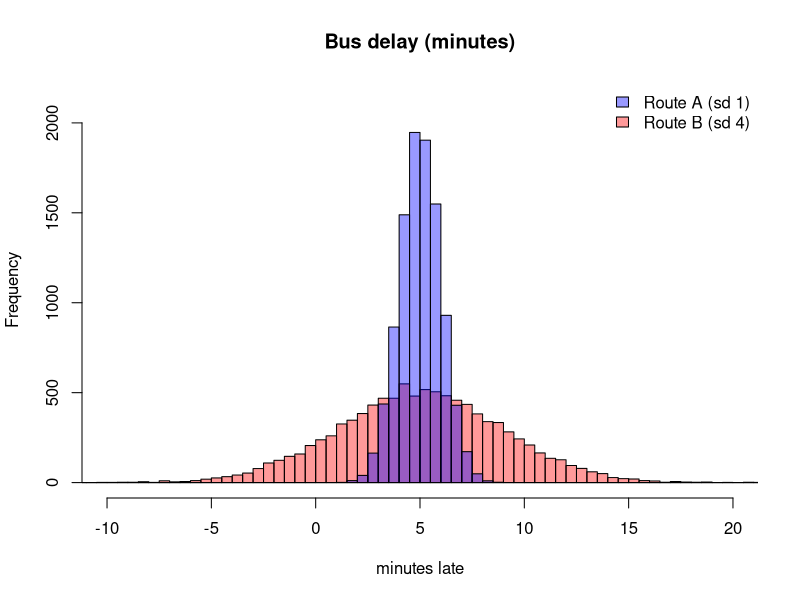
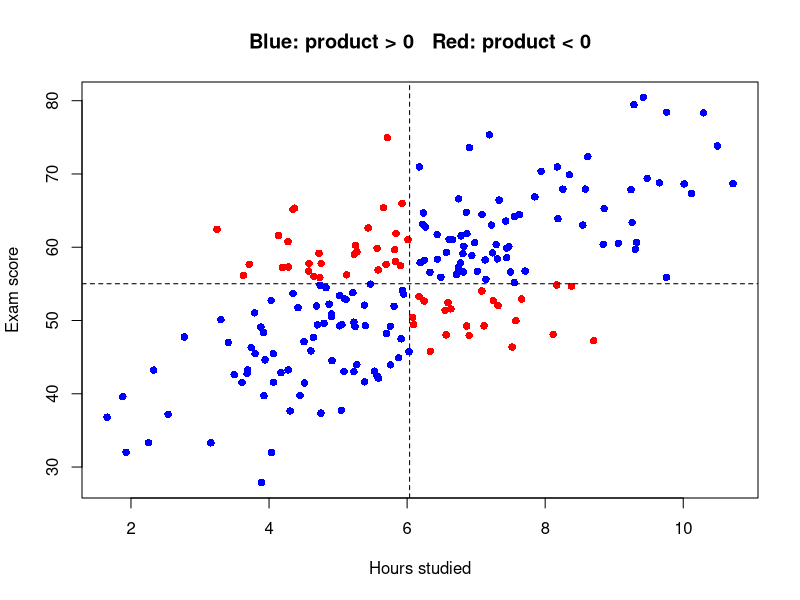
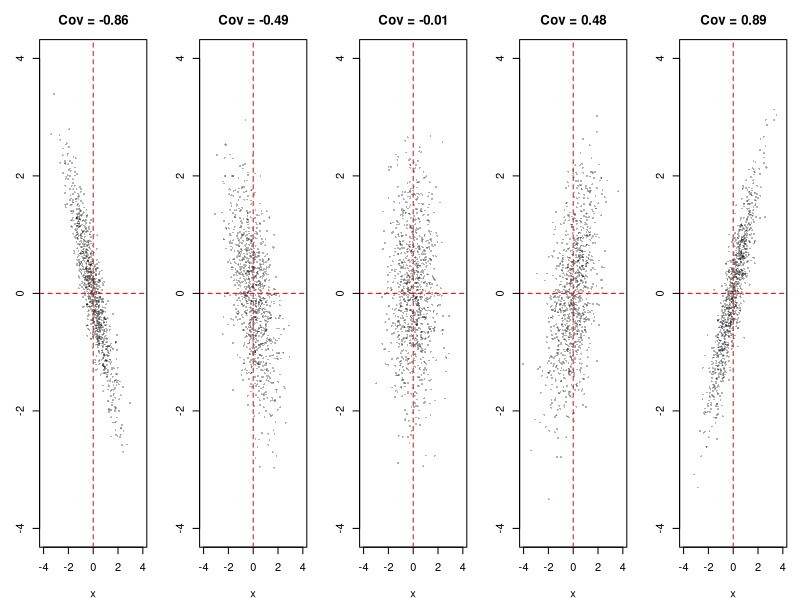
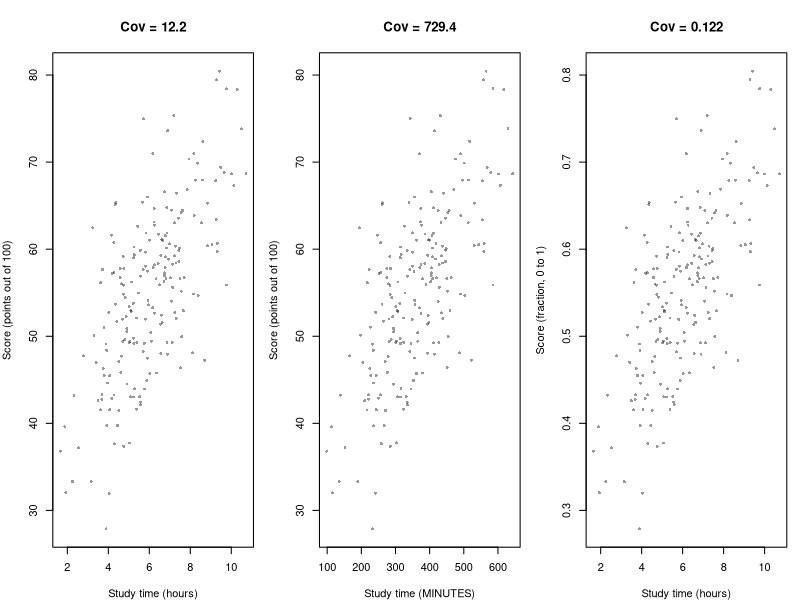
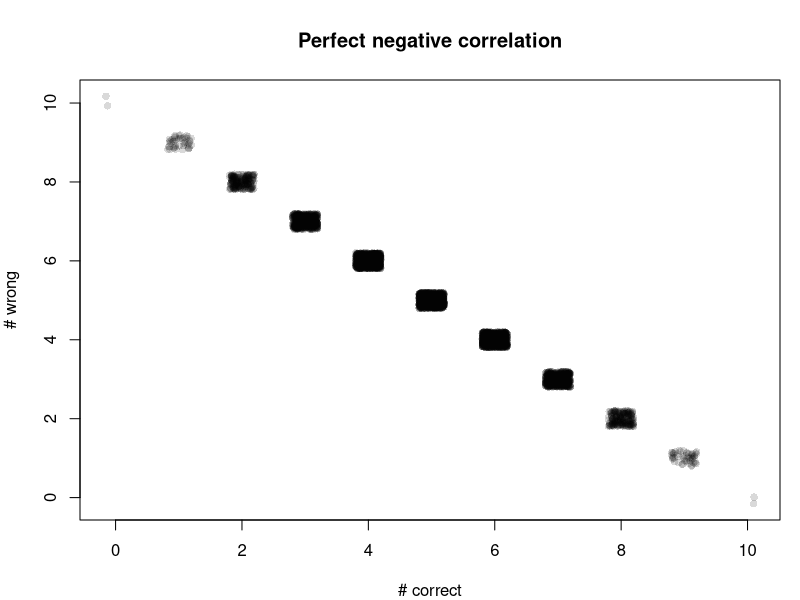
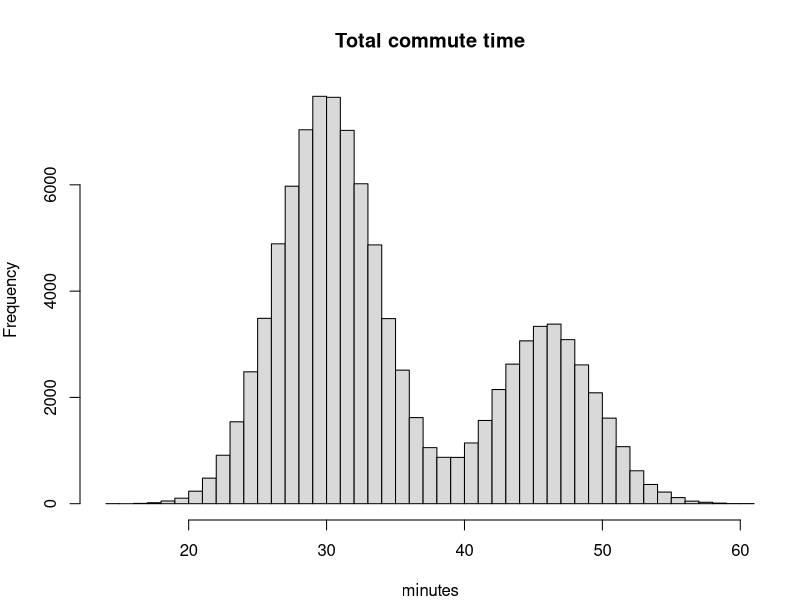
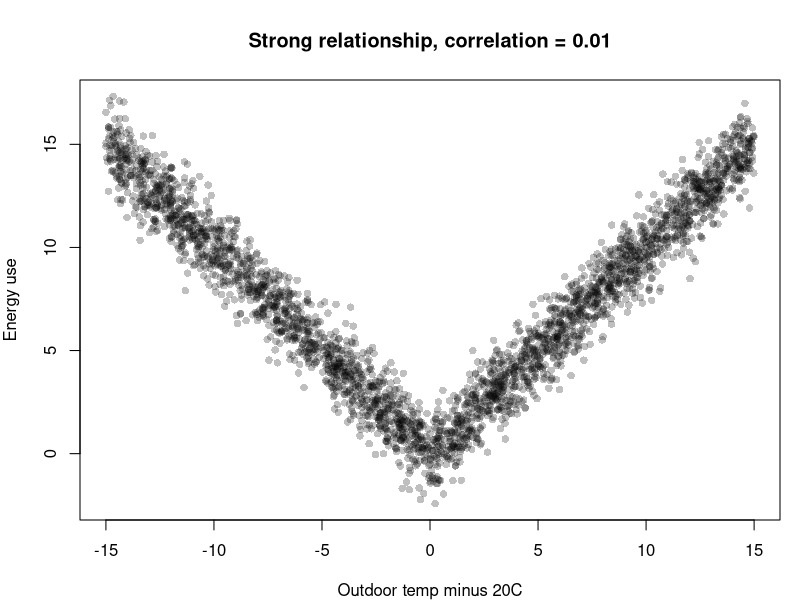
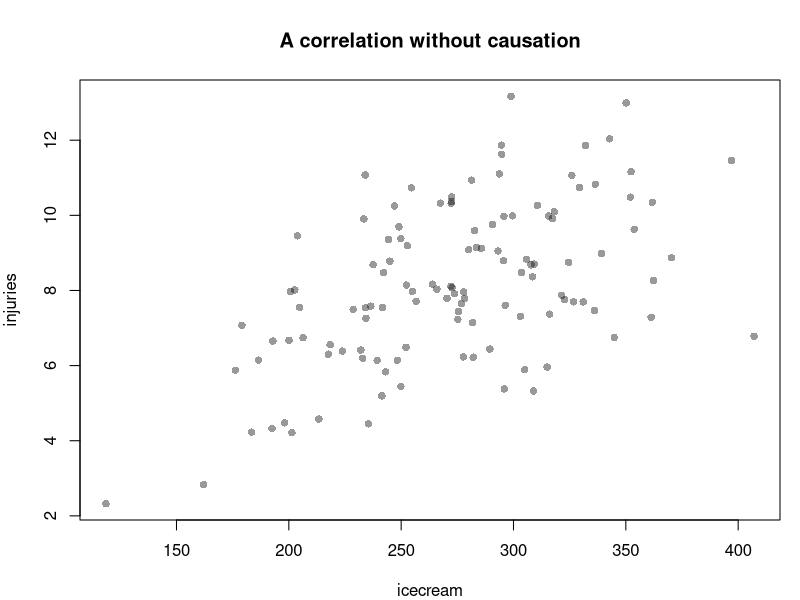

Write the R code that produced these figures, in order.
## ---- chunk 1
knitr::opts_chunk$set(echo = FALSE, fig.width = 6.5, fig.height = 4, fig.align = "center",
                      message = FALSE, warning = FALSE)
set.seed(400)
# helpers that treat a list of equally likely outcomes as the whole population
pop_cov <- function(a, b) mean(a * b) - mean(a) * mean(b)
fmt4 <- function(x) formatC(x, format = "f", digits = 4)   # probabilities: 4 decimal places
pop_cor <- function(a, b) pop_cov(a, b) / sqrt(pop_cov(a, a) * pop_cov(b, b))
## ---- chunk 2
route_A <- rnorm(10000, mean = 5, sd = 1)   # reliable
route_B <- rnorm(10000, mean = 5, sd = 4)   # unpredictable
data.frame(route = c("A", "B"),
           mean = c(mean(route_A), mean(route_B)),
           variance = c(var(route_A), var(route_B)),
           sd = c(sd(route_A), sd(route_B)))
## ---- chunk 3
brks <- seq(-12, 22, by = 0.5)                       # same bins for both routes
hA <- hist(route_A, breaks = brks, plot = FALSE)
hB <- hist(route_B, breaks = brks, plot = FALSE)
hist(route_B, breaks = brks, col = rgb(1, 0, 0, .4), xlim = c(-10, 20),
     ylim = c(0, max(hA$counts, hB$counts) * 1.1),     # leave room for the taller histogram
     main = "Bus delay (minutes)", xlab = "minutes late")
hist(route_A, breaks = brks, col = rgb(0, 0, 1, .4), add = TRUE)
legend("topright", c("Route A (sd 1)", "Route B (sd 4)"),
       fill = c(rgb(0, 0, 1, .4), rgb(1, 0, 0, .4)), bty = "n")
## ---- chunk 4
n <- 200
hours <- rnorm(n, mean = 6, sd = 2)
score <- 55 + 4 * (hours - 6) + rnorm(n, 0, 8)
head(data.frame(hours = round(hours, 1), score = round(score, 1)))
## ---- chunk 5
prod_dev <- (hours - mean(hours)) * (score - mean(score))
plot(hours, score, pch = 16, col = ifelse(prod_dev > 0, "blue", "red"),
     xlab = "Hours studied", ylab = "Exam score",
     main = "Blue: product > 0   Red: product < 0")
abline(v = mean(hours), h = mean(score), lty = 2)
## ---- chunk 6
c(by_hand = sum(prod_dev) / (n - 1),
  built_in = cov(hours, score))
## ---- chunk 7
sim_pair <- function(strength, n) {
  x <- rnorm(n); y <- strength * x + sqrt(1 - strength^2) * rnorm(n)
  cbind(x, y)
}
par(mfrow = c(1, 5), mar = c(4, 3, 3, 1))
for (s in c(-0.9, -0.5, 0, 0.5, 0.9)) {
  d <- sim_pair(s, 1000)
  plot(d, pch = 16, cex = .4, col = rgb(0, 0, 0, .3), xlim = c(-4, 4), ylim = c(-4, 4),
       main = sprintf("Cov = %.2f", cov(d[, 1], d[, 2])))
  abline(h = 0, v = 0, lty = 2, col = "red")
}
par(mfrow = c(1, 1))
## ---- chunk 8
par(mfrow = c(1, 3), mar = c(4, 4, 4, 1))
plot(hours, score, pch = 16, cex = .6, col = rgb(0, 0, 0, .4),
     xlab = "Study time (hours)", ylab = "Score (points out of 100)",
     main = sprintf("Cov = %.1f", cov(hours, score)))
plot(hours * 60, score, pch = 16, cex = .6, col = rgb(0, 0, 0, .4),
     xlab = "Study time (MINUTES)", ylab = "Score (points out of 100)",
     main = sprintf("Cov = %.1f", cov(hours * 60, score)))
plot(hours, score / 100, pch = 16, cex = .6, col = rgb(0, 0, 0, .4),
     xlab = "Study time (hours)", ylab = "Score (fraction, 0 to 1)",
     main = sprintf("Cov = %.3f", cov(hours, score / 100)))
par(mfrow = c(1, 1))
## ---- chunk 9
height_in <- rnorm(300, 68, 3)
weight_lb <- 150 + 4 * (height_in - 68) + rnorm(300, 0, 15)
data.frame(
  units = c("inches & pounds", "centimetres & kilograms"),
  covariance  = c(cov(height_in, weight_lb), cov(height_in * 2.54, weight_lb * 0.4536)),
  correlation = c(cor(height_in, weight_lb), cor(height_in * 2.54, weight_lb * 0.4536)))
## ---- chunk 10
o <- expand.grid(d1 = 1:6, d2 = 1:6)
o$s <- o$d1 + o$d2; o$gap <- abs(o$d1 - o$d2); o$mx <- pmax(o$d1, o$d2)
res <- rbind(
  "D1 and D2"   = c(pop_cov(o$d1, o$d2),  pop_cor(o$d1, o$d2)),
  "D1 and sum"  = c(pop_cov(o$d1, o$s),   pop_cor(o$d1, o$s)),
  "D1 and max"  = c(pop_cov(o$d1, o$mx),  pop_cor(o$d1, o$mx)),
  "sum and gap" = c(pop_cov(o$s, o$gap),  pop_cor(o$s, o$gap)))
colnames(res) <- c("Cov", "Corr"); round(res, 4)
## ---- chunk 11
print(c(P_joint = fmt4(mean(o$s == 2 & o$gap == 0)),
        P_product = fmt4(mean(o$s == 2) * mean(o$gap == 0))), quote = FALSE)
## ---- chunk 12
a <- sample(6, 10000, TRUE); b <- sample(6, 10000, TRUE)
c(cor_D1_D2 = cor(a, b), cor_D1_sum = cor(a, a + b))
## ---- chunk 13
correct <- rbinom(5000, 10, 0.5); wrong <- 10 - correct
print(c(cov = cov(correct, wrong), var_correct = var(correct), cor = cor(correct, wrong)))
plot(jitter(correct), jitter(wrong), pch = 16, col = rgb(0, 0, 0, .15),
     xlab = "# correct", ylab = "# wrong", main = "Perfect negative correlation")
print(c(cor_correct_vs_5pt_score = cor(correct, 5 * correct)))
## ---- chunk 14
deck <- rep(c(1, 0), c(13, 39))
draw <- function(replace) deck[sample(52, 2, replace = replace)]
wo <- t(replicate(2e5, draw(FALSE)))
w  <- t(replicate(2e5, draw(TRUE)))
data.frame(sampling = c("with replacement", "without replacement"),
           covariance = c(cov(w[, 1], w[, 2]), cov(wo[, 1], wo[, 2])),
           exact = c(0, -1/272))
## ---- chunk 15
n <- 1e5
rain  <- rbinom(n, 1, 0.3)
bus   <- 20 + 10 * rain + rnorm(n, 0, 3)
walk  <- 10 +  6 * rain + rnorm(n, 0, 2)
total <- bus + walk
c(var_bus = var(bus), var_walk = var(walk), cov = cov(bus, walk), cor = cor(bus, walk))
## ---- chunk 16
data.frame(
  method = c("Var(B)+Var(W)  (pretend independent)",
             "Var(B)+Var(W)+2Cov(B,W)",
             "Simulated Var(B+W)"),
  variance = c(var(bus) + var(walk),
               var(bus) + var(walk) + 2 * cov(bus, walk),
               var(total)))
## ---- chunk 17
print(c(true_95th_percentile  = unname(quantile(total, .95)),
        naive_independent_95th = mean(total) + qnorm(.95) * sqrt(var(bus) + var(walk))))
hist(total, breaks = 60, col = "grey85", main = "Total commute time", xlab = "minutes")
## ---- chunk 18
c(original = var(bus + walk), shuffled = var(bus + sample(walk)))
## ---- chunk 19
temp   <- runif(3000, -15, 15)
energy <- abs(temp) + rnorm(3000, 0, 1)
plot(temp, energy, pch = 16, col = rgb(0, 0, 0, .25),
     xlab = "Outdoor temp minus 20C", ylab = "Energy use",
     main = sprintf("Strong relationship, correlation = %.2f", cor(temp, energy)))
c(cov = cov(temp, energy), cor = cor(temp, energy))
## ---- chunk 20
p <- matrix(c(.2, .1, 0,
              .1, .3, .1,
              0,  .1, .1), nrow = 3, byrow = TRUE,
            dimnames = list(X = 0:2, Y = 0:2))
vals <- 0:2
pt <- cbind(p, "p_X(x)" = rowSums(p))
pt <- rbind(pt, "p_Y(y)" = c(colSums(p), sum(p)))
noquote(matrix(fmt4(pt), nrow = 4, dimnames = dimnames(pt)))
## ---- chunk 21
EX  <- sum(vals * rowSums(p));  EY  <- sum(vals * colSums(p))
EXY <- sum(outer(vals, vals) * p)
covXY <- EXY - EX * EY
varX  <- sum(vals^2 * rowSums(p)) - EX^2
varY  <- sum(vals^2 * colSums(p)) - EY^2
c(EX = EX, EY = EY, EXY = EXY, Cov = covXY, VarX = varX, VarY = varY,
  Corr = covXY / sqrt(varX * varY))
## ---- chunk 22
cells <- expand.grid(Y = vals, X = vals)[, c("X", "Y")]       # X slowest, matches t(p)
idx <- sample(nrow(cells), 1e5, replace = TRUE, prob = as.vector(t(p)))
s <- cells[idx, ]
c(cov = cov(s$X, s$Y), cor = cor(s$X, s$Y))
## ---- chunk 23
days  <- 120
temp  <- rnorm(days, 28, 5)
icecream <- 50 + 8 * temp + rnorm(days, 0, 25)
injuries <- 1 + 0.25 * temp + rnorm(days, 0, 1.5)
print(c(raw_correlation = cor(icecream, injuries),
        after_removing_temperature = cor(resid(lm(icecream ~ temp)), resid(lm(injuries ~ temp)))))
plot(icecream, injuries, pch = 16, col = rgb(0, 0, 0, .4),
     main = "A correlation without causation")
## ---- chunk 24
knitr::kable(data.frame(
  Experiment = c("Study hours / score", "Dice: D1 and sum", "Dice: sum and gap", "True/false quiz",
                 "Two cards, no replacement", "Rain commute", "Temperature / energy"),
  Cov_sign = c("+", "+", "0", "-", "-", "+", "0"),
  Lesson = c("Quadrants: average product of deviations",
             "Part of a variable is shared with the sum",
             "Uncorrelated but dependent",
             "Perfect linear relation: rho = -1; scale-free",
             "Small, real dependence",
             "Var(X+Y) = Var X + Var Y + 2 Cov; risk and buffers",
             "Correlation only sees *linear* association")))
